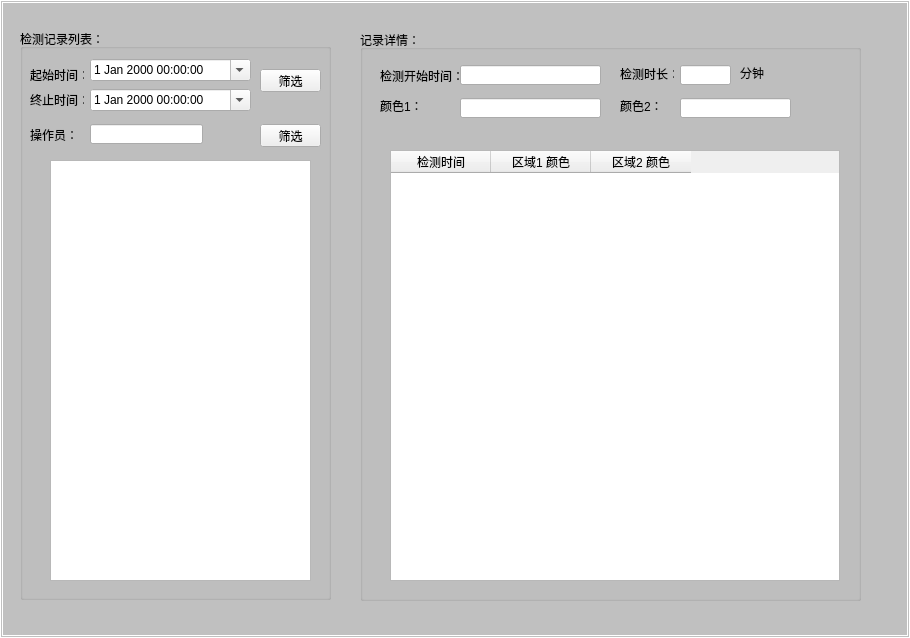
<?xml version="1.0" encoding="UTF-8"?>
<ui version="4.0">
 <class>DataDlg</class>
 <widget class="QWidget" name="DataDlg">
  <property name="geometry">
   <rect>
    <x>0</x>
    <y>0</y>
    <width>910</width>
    <height>638</height>
   </rect>
  </property>
  <property name="windowTitle">
   <string>检测记录查询</string>
  </property>
  <property name="styleSheet">
   <string notr="true">QWidget#DataDlg{
background-color: rgb(192, 192, 192);
border-width:3px;
border-style: double;
border-color:rgb(255,255,255);
}</string>
  </property>
  <widget class="QTableWidget" name="tableWidget">
   <property name="geometry">
    <rect>
     <x>390</x>
     <y>150</y>
     <width>450</width>
     <height>431</height>
    </rect>
   </property>
   <column>
    <property name="text">
     <string>检测时间</string>
    </property>
   </column>
   <column>
    <property name="text">
     <string>区域1 颜色</string>
    </property>
   </column>
   <column>
    <property name="text">
     <string>区域2 颜色</string>
    </property>
   </column>
  </widget>
  <widget class="QListWidget" name="listWidget">
   <property name="geometry">
    <rect>
     <x>50</x>
     <y>160</y>
     <width>261</width>
     <height>421</height>
    </rect>
   </property>
  </widget>
  <widget class="QGroupBox" name="groupBox">
   <property name="geometry">
    <rect>
     <x>360</x>
     <y>30</y>
     <width>501</width>
     <height>571</height>
    </rect>
   </property>
   <property name="title">
    <string>记录详情：</string>
   </property>
   <widget class="QLineEdit" name="check_state_2">
    <property name="geometry">
     <rect>
      <x>320</x>
      <y>68</y>
      <width>111</width>
      <height>20</height>
     </rect>
    </property>
    <property name="text">
     <string/>
    </property>
   </widget>
   <widget class="QLabel" name="label_7">
    <property name="geometry">
     <rect>
      <x>260</x>
      <y>70</y>
      <width>54</width>
      <height>12</height>
     </rect>
    </property>
    <property name="text">
     <string>颜色2：</string>
    </property>
   </widget>
   <widget class="QLineEdit" name="start_time">
    <property name="geometry">
     <rect>
      <x>100</x>
      <y>35</y>
      <width>141</width>
      <height>20</height>
     </rect>
    </property>
   </widget>
   <widget class="QLabel" name="label_3">
    <property name="geometry">
     <rect>
      <x>20</x>
      <y>38</y>
      <width>81</width>
      <height>16</height>
     </rect>
    </property>
    <property name="text">
     <string>检测开始时间：</string>
    </property>
   </widget>
   <widget class="QLineEdit" name="time_total">
    <property name="geometry">
     <rect>
      <x>320</x>
      <y>35</y>
      <width>51</width>
      <height>20</height>
     </rect>
    </property>
   </widget>
   <widget class="QLabel" name="label_6">
    <property name="geometry">
     <rect>
      <x>20</x>
      <y>70</y>
      <width>54</width>
      <height>12</height>
     </rect>
    </property>
    <property name="text">
     <string>颜色1：</string>
    </property>
   </widget>
   <widget class="QLabel" name="label_4">
    <property name="geometry">
     <rect>
      <x>260</x>
      <y>38</y>
      <width>54</width>
      <height>12</height>
     </rect>
    </property>
    <property name="text">
     <string>检测时长：</string>
    </property>
   </widget>
   <widget class="QLineEdit" name="check_state">
    <property name="geometry">
     <rect>
      <x>100</x>
      <y>68</y>
      <width>141</width>
      <height>20</height>
     </rect>
    </property>
   </widget>
   <widget class="QLabel" name="label_5">
    <property name="geometry">
     <rect>
      <x>380</x>
      <y>35</y>
      <width>31</width>
      <height>16</height>
     </rect>
    </property>
    <property name="text">
     <string>分钟</string>
    </property>
   </widget>
  </widget>
  <widget class="QGroupBox" name="groupBox_2">
   <property name="geometry">
    <rect>
     <x>20</x>
     <y>29</y>
     <width>311</width>
     <height>571</height>
    </rect>
   </property>
   <property name="title">
    <string>检测记录列表：</string>
   </property>
   <widget class="QDateTimeEdit" name="time_start">
    <property name="geometry">
     <rect>
      <x>70</x>
      <y>30</y>
      <width>161</width>
      <height>22</height>
     </rect>
    </property>
    <property name="calendarPopup">
     <bool>true</bool>
    </property>
   </widget>
   <widget class="QDateTimeEdit" name="time_end">
    <property name="geometry">
     <rect>
      <x>70</x>
      <y>60</y>
      <width>161</width>
      <height>22</height>
     </rect>
    </property>
    <property name="calendarPopup">
     <bool>true</bool>
    </property>
   </widget>
   <widget class="QLabel" name="label">
    <property name="geometry">
     <rect>
      <x>10</x>
      <y>40</y>
      <width>54</width>
      <height>12</height>
     </rect>
    </property>
    <property name="text">
     <string>起始时间：</string>
    </property>
   </widget>
   <widget class="QLabel" name="label_2">
    <property name="geometry">
     <rect>
      <x>10</x>
      <y>65</y>
      <width>54</width>
      <height>12</height>
     </rect>
    </property>
    <property name="text">
     <string>终止时间：</string>
    </property>
   </widget>
   <widget class="QPushButton" name="btn_time_sel">
    <property name="geometry">
     <rect>
      <x>240</x>
      <y>40</y>
      <width>61</width>
      <height>23</height>
     </rect>
    </property>
    <property name="text">
     <string>筛选</string>
    </property>
   </widget>
   <widget class="QLabel" name="label_8">
    <property name="geometry">
     <rect>
      <x>10</x>
      <y>100</y>
      <width>54</width>
      <height>12</height>
     </rect>
    </property>
    <property name="text">
     <string>操作员：</string>
    </property>
   </widget>
   <widget class="QLineEdit" name="user">
    <property name="geometry">
     <rect>
      <x>70</x>
      <y>95</y>
      <width>113</width>
      <height>20</height>
     </rect>
    </property>
   </widget>
   <widget class="QPushButton" name="btn_user_sel">
    <property name="geometry">
     <rect>
      <x>240</x>
      <y>95</y>
      <width>61</width>
      <height>23</height>
     </rect>
    </property>
    <property name="text">
     <string>筛选</string>
    </property>
   </widget>
  </widget>
  <zorder>groupBox_2</zorder>
  <zorder>groupBox</zorder>
  <zorder>tableWidget</zorder>
  <zorder>listWidget</zorder>
 </widget>
 <layoutdefault spacing="6" margin="11"/>
 <resources/>
 <connections/>
</ui>
